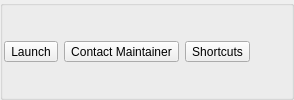
               <widget class="QGroupBox" name="group_app_installed">
                <property name="title">
                 <string/>
                </property>
                <layout class="QHBoxLayout" name="horizontalLayout_7">
                 <property name="margin">
                  <number>1</number>
                 </property>
                 <item>
                  <widget class="QToolButton" name="tool_install_startApp">
                   <property name="sizePolicy">
                    <sizepolicy hsizetype="Fixed" vsizetype="Fixed">
                     <horstretch>0</horstretch>
                     <verstretch>0</verstretch>
                    </sizepolicy>
                   </property>
                   <property name="statusTip">
                    <string>Start the application</string>
                   </property>
                   <property name="layoutDirection">
                    <enum>Qt::LeftToRight</enum>
                   </property>
                   <property name="text">
                    <string>Launch</string>
                   </property>
                   <property name="icon">
                    <iconset resource="SoftwareManager.qrc">
                     <normaloff>:/icons/application.png</normaloff>:/icons/application.png</iconset>
                   </property>
                   <property name="iconSize">
                    <size>
                     <width>20</width>
                     <height>20</height>
                    </size>
                   </property>
                   <property name="popupMode">
                    <enum>QToolButton::InstantPopup</enum>
                   </property>
                   <property name="toolButtonStyle">
                    <enum>Qt::ToolButtonTextBesideIcon</enum>
                   </property>
                  </widget>
                 </item>
                 <item>
                  <widget class="QToolButton" name="tool_install_maintainer">
                   <property name="text">
                    <string>Contact Maintainer</string>
                   </property>
                   <property name="icon">
                    <iconset resource="SoftwareManager.qrc">
                     <normaloff>:/icons/email.png</normaloff>:/icons/email.png</iconset>
                   </property>
                   <property name="iconSize">
                    <size>
                     <width>20</width>
                     <height>20</height>
                    </size>
                   </property>
                   <property name="popupMode">
                    <enum>QToolButton::InstantPopup</enum>
                   </property>
                   <property name="toolButtonStyle">
                    <enum>Qt::ToolButtonTextBesideIcon</enum>
                   </property>
                  </widget>
                 </item>
                 <item>
                  <widget class="QToolButton" name="tool_install_shortcuts">
                   <property name="text">
                    <string>Shortcuts</string>
                   </property>
                   <property name="icon">
                    <iconset resource="SoftwareManager.qrc">
                     <normaloff>:/icons/config.png</normaloff>:/icons/config.png</iconset>
                   </property>
                   <property name="iconSize">
                    <size>
                     <width>20</width>
                     <height>20</height>
                    </size>
                   </property>
                   <property name="popupMode">
                    <enum>QToolButton::InstantPopup</enum>
                   </property>
                   <property name="toolButtonStyle">
                    <enum>Qt::ToolButtonTextBesideIcon</enum>
                   </property>
                  </widget>
                 </item>
                 <item>
                  <spacer name="horizontalSpacer_8">
                   <property name="orientation">
                    <enum>Qt::Horizontal</enum>
                   </property>
                   <property name="sizeHint" stdset="0">
                    <size>
                     <width>40</width>
                     <height>20</height>
                    </size>
                   </property>
                  </spacer>
                 </item>
                </layout>
               </widget>
